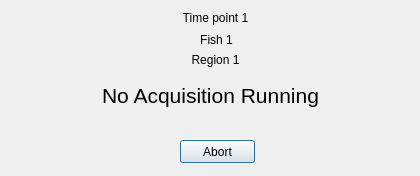
<?xml version="1.0" encoding="UTF-8"?>
<ui version="4.0">
 <class>AcqDialog</class>
 <widget class="QDialog" name="AcqDialog">
  <property name="geometry">
   <rect>
    <x>0</x>
    <y>0</y>
    <width>420</width>
    <height>176</height>
   </rect>
  </property>
  <property name="windowTitle">
   <string>Acquisition</string>
  </property>
  <widget class="QLabel" name="fish_label">
   <property name="geometry">
    <rect>
     <x>186</x>
     <y>30</y>
     <width>61</width>
     <height>20</height>
    </rect>
   </property>
   <property name="text">
    <string>Fish 1</string>
   </property>
   <property name="alignment">
    <set>Qt::AlignCenter</set>
   </property>
  </widget>
  <widget class="QLabel" name="region_label">
   <property name="geometry">
    <rect>
     <x>180</x>
     <y>50</y>
     <width>71</width>
     <height>20</height>
    </rect>
   </property>
   <property name="text">
    <string>Region 1</string>
   </property>
   <property name="alignment">
    <set>Qt::AlignCenter</set>
   </property>
  </widget>
  <widget class="QLabel" name="acq_label">
   <property name="geometry">
    <rect>
     <x>0</x>
     <y>60</y>
     <width>421</width>
     <height>71</height>
    </rect>
   </property>
   <property name="font">
    <font>
     <pointsize>16</pointsize>
    </font>
   </property>
   <property name="text">
    <string>No Acquisition Running</string>
   </property>
   <property name="alignment">
    <set>Qt::AlignCenter</set>
   </property>
  </widget>
  <widget class="QPushButton" name="abort_button">
   <property name="geometry">
    <rect>
     <x>180</x>
     <y>140</y>
     <width>75</width>
     <height>23</height>
    </rect>
   </property>
   <property name="whatsThis">
    <string>&lt;html&gt;&lt;head/&gt;&lt;body&gt;&lt;p&gt;Opens up Abort Dialog to abort running acquisition&lt;/p&gt;&lt;/body&gt;&lt;/html&gt;</string>
   </property>
   <property name="text">
    <string>Abort</string>
   </property>
  </widget>
  <widget class="QLabel" name="time_point_label">
   <property name="geometry">
    <rect>
     <x>170</x>
     <y>10</y>
     <width>91</width>
     <height>16</height>
    </rect>
   </property>
   <property name="text">
    <string>Time point 1</string>
   </property>
   <property name="alignment">
    <set>Qt::AlignCenter</set>
   </property>
  </widget>
 </widget>
 <resources/>
 <connections/>
</ui>
